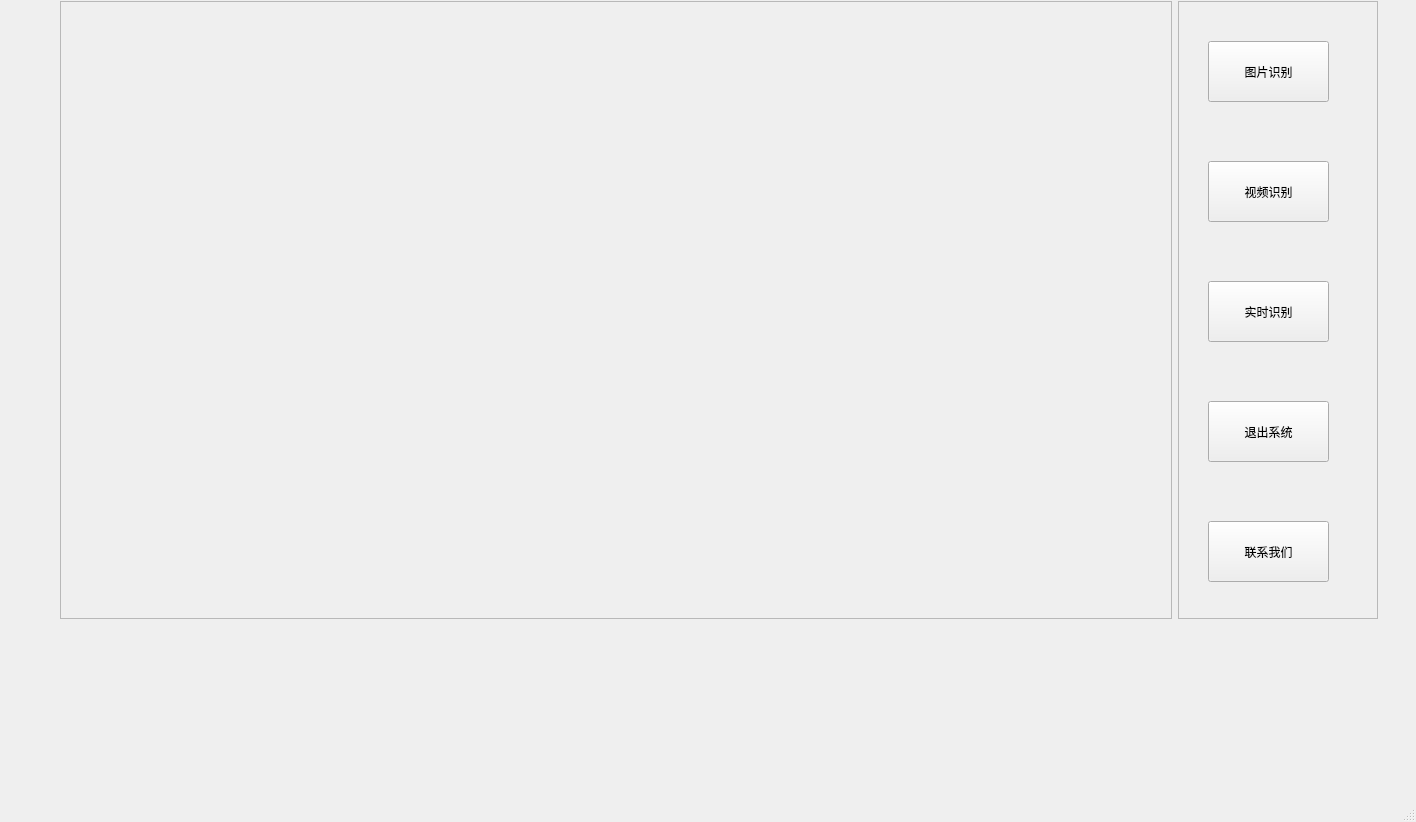
<?xml version="1.0" encoding="UTF-8"?>
<ui version="4.0">
 <class>MainWindow</class>
 <widget class="QMainWindow" name="MainWindow">
  <property name="geometry">
   <rect>
    <x>0</x>
    <y>0</y>
    <width>1416</width>
    <height>822</height>
   </rect>
  </property>
  <property name="windowTitle">
   <string>MainWindow</string>
  </property>
  <widget class="QWidget" name="centralwidget">
   <widget class="QWidget" name="">
    <property name="geometry">
     <rect>
      <x>60</x>
      <y>0</y>
      <width>1318</width>
      <height>620</height>
     </rect>
    </property>
    <layout class="QGridLayout" name="gridLayout">
     <item row="0" column="0">
      <widget class="QFrame" name="frame">
       <property name="enabled">
        <bool>true</bool>
       </property>
       <property name="minimumSize">
        <size>
         <width>1000</width>
         <height>618</height>
        </size>
       </property>
       <property name="maximumSize">
        <size>
         <width>16777215</width>
         <height>16777215</height>
        </size>
       </property>
       <property name="frameShape">
        <enum>QFrame::StyledPanel</enum>
       </property>
       <property name="frameShadow">
        <enum>QFrame::Raised</enum>
       </property>
      </widget>
     </item>
     <item row="0" column="1">
      <widget class="QFrame" name="frame_2">
       <property name="minimumSize">
        <size>
         <width>200</width>
         <height>618</height>
        </size>
       </property>
       <property name="maximumSize">
        <size>
         <width>200</width>
         <height>618</height>
        </size>
       </property>
       <property name="frameShape">
        <enum>QFrame::StyledPanel</enum>
       </property>
       <property name="frameShadow">
        <enum>QFrame::Raised</enum>
       </property>
       <widget class="QPushButton" name="pushButton">
        <property name="geometry">
         <rect>
          <x>30</x>
          <y>40</y>
          <width>121</width>
          <height>61</height>
         </rect>
        </property>
        <property name="text">
         <string>图片识别</string>
        </property>
       </widget>
       <widget class="QPushButton" name="pushButton_2">
        <property name="geometry">
         <rect>
          <x>30</x>
          <y>160</y>
          <width>121</width>
          <height>61</height>
         </rect>
        </property>
        <property name="text">
         <string>视频识别</string>
        </property>
       </widget>
       <widget class="QPushButton" name="pushButton_3">
        <property name="geometry">
         <rect>
          <x>30</x>
          <y>280</y>
          <width>121</width>
          <height>61</height>
         </rect>
        </property>
        <property name="text">
         <string>实时识别</string>
        </property>
       </widget>
       <widget class="QPushButton" name="pushButton_4">
        <property name="geometry">
         <rect>
          <x>30</x>
          <y>400</y>
          <width>121</width>
          <height>61</height>
         </rect>
        </property>
        <property name="text">
         <string>退出系统</string>
        </property>
       </widget>
       <widget class="QPushButton" name="pushButton_5">
        <property name="geometry">
         <rect>
          <x>30</x>
          <y>520</y>
          <width>121</width>
          <height>61</height>
         </rect>
        </property>
        <property name="text">
         <string>联系我们</string>
        </property>
       </widget>
      </widget>
     </item>
    </layout>
   </widget>
  </widget>
  <widget class="QMenuBar" name="menubar">
   <property name="geometry">
    <rect>
     <x>0</x>
     <y>0</y>
     <width>1416</width>
     <height>22</height>
    </rect>
   </property>
  </widget>
  <widget class="QStatusBar" name="statusbar"/>
 </widget>
 <resources/>
 <connections>
  <connection>
   <sender>pushButton_4</sender>
   <signal>clicked()</signal>
   <receiver>MainWindow</receiver>
   <slot>close()</slot>
   <hints>
    <hint type="sourcelabel">
     <x>1288</x>
     <y>434</y>
    </hint>
    <hint type="destinationlabel">
     <x>1235</x>
     <y>695</y>
    </hint>
   </hints>
  </connection>
 </connections>
</ui>
